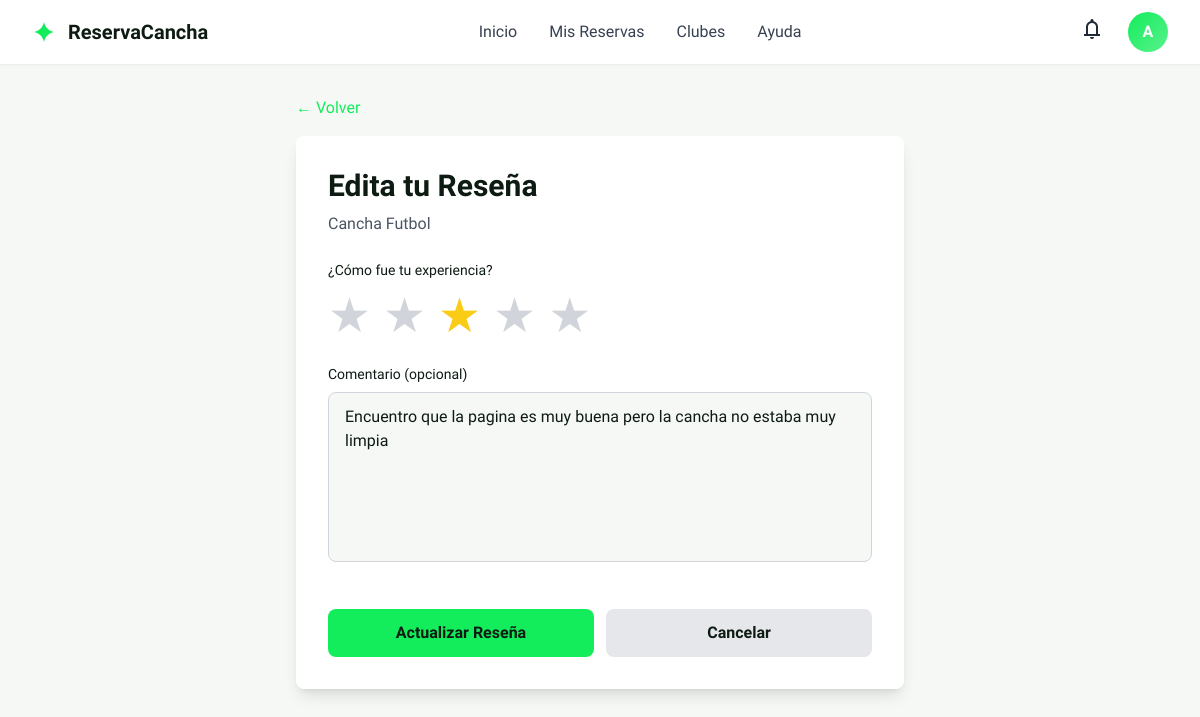
The app's page /home/cancha/1/resena/ (signed in) with its own data.
### Booking/models.py (models this page shows, shortened)
class Cancha(models.Model):
    TIPOS_CANCHA = [
        ('futbol', 'Fútbol'),
        ('tenis', 'Tenis'),
        ('padel', 'Pádel'),
        ('basquetbol', 'Básquetbol'),
        ('voleibol', 'Voleibol'),
    ]
    nombre = models.CharField(max_length=200)
    descripcion = models.TextField()
    tipo = models.CharField(max_length=20, choices=TIPOS_CANCHA)
    ubicacion = models.CharField(max_length=300)
    precio_por_hora = models.DecimalField(max_digits=8, decimal_places=2, validators=[MinValueValidator(0)])
    imagen = models.ImageField(upload_to='canchas/', blank=True, null=True)
    disponible = models.BooleanField(default=True)
    calificacion = models.FloatField(default=0, validators=[MinValueValidator(0), MaxValueValidator(5)])
    total_resenas = models.IntegerField(default=0)
    capacidad = models.IntegerField(default=10)
    creado = models.DateTimeField(auto_now_add=True)
    actualizado = models.DateTimeField(auto_now=True)
    class Meta:
        ordering = ['-creado']
        verbose_name_plural = "Canchas"

class Resena(models.Model):
    cancha = models.ForeignKey(Cancha, on_delete=models.CASCADE, related_name='resenas')
    usuario = models.ForeignKey(User, on_delete=models.CASCADE)
    calificacion = models.IntegerField(validators=[MinValueValidator(1), MaxValueValidator(5)])
    comentario = models.TextField(blank=True)
    creado = models.DateTimeField(auto_now_add=True)
    class Meta:
        unique_together = ['cancha', 'usuario']
        ordering = ['-creado']

### Booking/views.py (the view, shortened to what this page needs)
# urls.py: path('cancha/<int:cancha_id>/resena/', views.crear_resena, name='crear_resena'),
@login_required(login_url='autenticacion')
def crear_resena(request, cancha_id):
    cancha = get_object_or_404(Cancha, id=cancha_id)
    resena = cancha.resenas.filter(usuario=request.user).first()
    context = {
        'cancha': cancha,
        'resena': resena,
    }
    return render(request, 'booking/crear_resena.html', context)

### Booking/templates/booking/crear_resena.html (shortened to what this page needs)
{% extends 'booking/base.html' %}
{% block content %}
<div class="min-h-screen bg-background-light dark:bg-background-dark">
    <div class="max-w-2xl mx-auto px-4 sm:px-6 lg:px-8 py-8">
        <a href="{% url 'detalle_cancha' cancha.id %}" class="text-primary hover:underline mb-4 inline-block">← Volver</a>
        <div class="bg-white dark:bg-[#182c1e] rounded-lg p-8 shadow-lg">
            <h1 class="text-3xl font-bold text-[#0d1b12] dark:text-white mb-2">
                {% if resena %}Edita tu Reseña{% else %}Deja tu Reseña{% endif %}
            </h1>
            <p class="text-gray-600 dark:text-gray-400 mb-6">{{ cancha.nombre }}</p>
            <form method="POST" class="space-y-6">
                <div>
                    <label class="block text-sm font-medium text-[#0d1b12] dark:text-white mb-3">
                        ¿Cómo fue tu experiencia?
                    </label>
                    <div class="flex gap-3">
                        {% for i in "12345" %}
                            <label class="flex items-center cursor-pointer">
                                <span class="text-5xl transition hover:scale-110 {% if resena and resena.calificacion == i|add:0 %}text-yellow-400{% else %}text-gray-300 hover:text-yellow-300{% endif %}"
                                      onmouseover="this.classList.remove('text-gray-300'); this.classList.add('text-yellow-300')"
                                      onmouseout="this.classList.add('text-gray-300'); this.classList.remove('text-yellow-300')">★</span>
                            </label>
                        {% endfor %}
                    </div>
                </div>
                <div>
                    <label class="block text-sm font-medium text-[#0d1b12] dark:text-white mb-2">
                        Comentario (opcional)
                    </label>
                    <textarea name="comentario" rows="6"
                              class="w-full px-4 py-3 border border-gray-300 dark:border-gray-600 rounded-lg bg-background-light dark:bg-background-dark text-[#0d1b12] dark:text-white focus:outline-none focus:ring-2 focus:ring-primary/50 resize-none"
                              placeholder="Comparte tu experiencia con otros usuarios...">{% if resena %}{{ resena.comentario }}{% endif %}</textarea>
                </div>
                <div class="flex gap-3 pt-4">
                    <button type="submit" class="flex-1 px-4 py-3 bg-primary text-[#0d1b12] rounded-lg font-bold hover:opacity-90 transition">
                        {% if resena %}Actualizar Reseña{% else %}Publicar Reseña{% endif %}
                    </button>
                    <a href="{% url 'detalle_cancha' cancha.id %}" class="flex-1 text-center px-4 py-3 bg-gray-200 dark:bg-gray-800 text-[#0d1b12] dark:text-white rounded-lg font-bold hover:opacity-90 transition">
                        Cancelar
                    </a>
                </div>
            </form>
        </div>
    </div>
</div>
{% endblock %}

### Booking/templates/booking/base.html (shortened to what this page needs)
<!DOCTYPE html>
<html class="light" lang="es">
<head>
    <script src="https://cdn.tailwindcss.com?plugins=forms,container-queries"></script>
    <script id="tailwind-config">
        tailwind.config = {
            darkMode: "class",
            theme: {
                extend: {
                    colors: {
                        "primary": "#13ec5b",
                        "background-light": "#f6f8f6",
                        "background-dark": "#102216",
                    },
                    fontFamily: {
                        "display": ["Lexend", "sans-serif"]
                    },
                    borderRadius: {"DEFAULT": "0.25rem", "lg": "0.5rem", "xl": "0.75rem", "full": "9999px"},
                },
            },
        }
    </script>
</head>
<body class="bg-background-light dark:bg-background-dark font-display text-gray-800 dark:text-gray-200">
<div class="relative flex h-auto min-h-screen w-full flex-col group/design-root overflow-x-hidden">
    <nav class="bg-white dark:bg-[#182c1e] shadow-sm sticky top-0 z-50">
        <div class="max-w-7xl mx-auto px-4 sm:px-6 lg:px-8">
            <div class="flex justify-between items-center h-16">
                <div class="flex items-center gap-3">
                    <div class="size-6 text-primary">
                        <svg fill="none" viewBox="0 0 48 48" xmlns="http://www.w3.org/2000/svg">
                            <path d="M24 4C25.7818 14.2173 33.7827 22.2182 44 24C33.7827 25.7818 25.7818 33.7827 24 44C22.2182 33.7827 14.2173 25.7818 4 24C14.2173 22.2182 22.2182 14.2173 24 4Z" fill="currentColor"></path>
                        </svg>
                    </div>
                    <a href="{% url 'booking_home' %}" class="text-xl font-bold text-[#0d1b12] dark:text-white">ReservaCancha</a>
                </div>
                <div class="hidden md:flex items-center gap-8">
                    <a href="{% url 'booking_home' %}" class="text-gray-700 dark:text-gray-300 hover:text-primary transition">Inicio</a>
                    <a href="{% url 'mis_reservas' %}" class="text-gray-700 dark:text-gray-300 hover:text-primary transition">Mis Reservas</a>
                    <a href="#" class="text-gray-700 dark:text-gray-300 hover:text-primary transition">Clubes</a>
                    <a href="{% url 'contacto' %}" class="text-gray-700 dark:text-gray-300 hover:text-primary transition">Ayuda</a>
                </div>
                <div class="flex items-center gap-4">
                    <button class="p-2 hover:bg-gray-100 dark:hover:bg-gray-800 rounded-full">
                        <span class="material-symbols-outlined">notifications</span>
                    </button>
                    <div class="relative group">
                        <button class="w-10 h-10 rounded-full bg-gradient-to-br from-primary to-primary/70 text-white font-bold flex items-center justify-center hover:opacity-90">
                            {{ user.username|first|upper }}
                        </button>
                    </div>
                </div>
            </div>
        </div>
    </nav>
    <main class="flex-grow">
        {% block content %}{% endblock %}
    </main>
</div>
</body>
</html>

### Booking/templates/booking/base.html (style rules this page uses)
.material-symbols-outlined { font-variation-settings: 'FILL' 0, 'wght' 400, 'GRAD' 0, 'opsz' 24; }
html { scroll-behavior: smooth; }

### records on screen
Cancha: nombre "Cancha Futbol"
Resena: comentario "Encuentro que la pagina es muy buena pero la cancha no estaba muy limpia"

### other values on screen
{{ user.username|first|upper }} "A"
